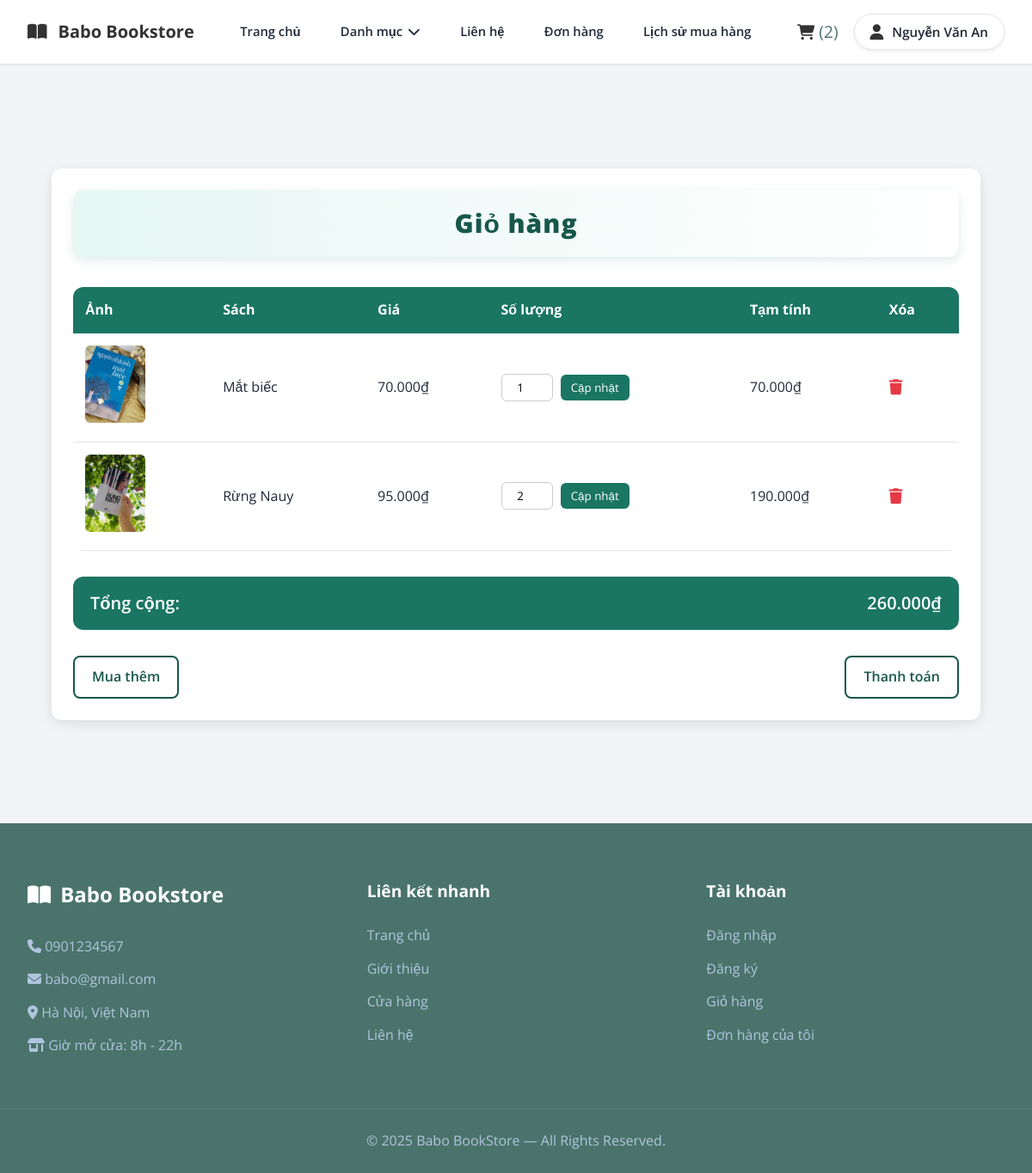
/cart.php (signed in), run on the app's committed database.
### tables this page shows
CREATE TABLE `users` (
  `user_id` int(11) NOT NULL,
  `full_name` varchar(100) NOT NULL,
  `email` varchar(150) NOT NULL,
  `password` varchar(255) NOT NULL,
  `phone` varchar(20) NOT NULL,
  `gender` enum('Nữ','Nam','Khác','') NOT NULL,
  `dob` date NOT NULL,
  `role` enum('customer','admin','','') NOT NULL,
  `created_at` datetime NOT NULL DEFAULT current_timestamp(),
  `status` enum('active','banned','','') NOT NULL,
  `reset_token` varchar(64) DEFAULT NULL,
  `token_expiry` datetime DEFAULT NULL,
  `login_attempts` int(11) DEFAULT 0,
  `last_attempt` datetime DEFAULT NULL
);

CREATE TABLE `cart_items` (
  `cart_item_id` int(11) NOT NULL,
  `cart_id` int(11) NOT NULL,
  `book_id` int(11) NOT NULL,
  `quantity` int(11) NOT NULL
);

CREATE TABLE `books` (
  `book_id` int(11) NOT NULL,
  `title` varchar(255) NOT NULL,
  `slug` varchar(255) DEFAULT NULL,
  `description` text NOT NULL,
  `publish_year` year(4) NOT NULL,
  `pages` int(11) NOT NULL,
  `weight` int(11) NOT NULL,
  `cover_type` enum('hard','soft','','') NOT NULL,
  `price` decimal(10,2) NOT NULL,
  `discounted_price` decimal(10,2) NOT NULL,
  `stock_quantity` int(11) NOT NULL,
  `category_id` int(11) NOT NULL,
  `publisher_id` int(11) NOT NULL,
  `created_at` datetime NOT NULL DEFAULT current_timestamp(),
  `updated_at` datetime NOT NULL DEFAULT current_timestamp() ON UPDATE current_timestamp(),
  `status` enum('active','hidden','','') NOT NULL
);

### cart.php (the view, shortened to what this page needs)
<?php
include 'connect.php';
$user_id = $_SESSION['user_id'] ?? 0;
$cartQuery = mysqli_query($ocon, "SELECT cart_id FROM carts WHERE user_id = $user_id");
$cart = mysqli_fetch_assoc($cartQuery);
$cart_id = $cart['cart_id'] ?? 0;
$sql = "
SELECT
    ci.cart_item_id,
    b.book_id,
    b.title,
    b.discounted_price AS price,
    ci.quantity,
    (b.discounted_price * ci.quantity) AS subtotal,
    (SELECT url FROM images WHERE book_id = b.book_id LIMIT 1) AS image
FROM cart_items ci
JOIN books b ON ci.book_id = b.book_id
WHERE ci.cart_id = $cart_id
";
$items = mysqli_query($ocon, $sql);
?>
<!DOCTYPE html>
<html lang="vi">
<head>
    <link rel="stylesheet" href="CSS/style.css">
    <link rel="stylesheet" href="CSS/cart.css">
    <link rel="stylesheet" href="https://cdnjs.cloudflare.com/ajax/libs/font-awesome/6.4.0/css/all.min.css">
</head>
<body>
<?php include 'header.php'; ?>
<div class="cart_container">
    <h2 class="cart_title">Giỏ hàng</h2>
    <?php if (mysqli_num_rows($items) == 0): ?>
        <p class="empty_cart">Giỏ hàng của bạn đang trống.</p>
    <?php else: ?>
        <table class="cart_table">
            <tr>
                <th>Ảnh</th>
                <th>Sách</th>
                <th>Giá</th>
                <th>Số lượng</th>
                <th>Tạm tính</th>
                <th>Xóa</th>
            </tr>
            <?php
                $total = 0;
                while ($row = mysqli_fetch_assoc($items)):
                    $total += $row['subtotal'];
            ?>
            <tr>
                <td><img src="<?php echo $row['image']; ?>" class="cart_img"></td>
                <td><?php echo $row['title']; ?></td>
                <td><?php echo number_format($row['price'], 0, ',', '.'); ?>₫</td>
                <td>
                    <form method="post">
                        <input type="number" name="qty" value="<?php echo $row['quantity']; ?>" min="1">
                        <button type="submit" name="update_qty" class="update_btn">
                            Cập nhật
                        </button>
                    </form>
                </td>
                <td><?php echo number_format($row['subtotal'], 0, ',', '.'); ?>₫</td>
                <td>
                    <a href="cart.php?remove=<?php echo $row['cart_item_id']; ?>" class="remove_btn"
                       onclick="return confirm('Xóa sản phẩm này?');">
                        <i class="fa fa-trash"></i>
                    </a>
                </td>
            </tr>
            <?php endwhile; ?>
        </table>
<div class="cart_bottom">
    <div class="cart_total_row">
        <span>Tổng cộng:</span>
        <span><?php echo number_format($total, 0, ',', '.'); ?>₫</span>
    </div>
    <div class="cart_buttons">
        <a href="index.php" class="more_btn">Mua thêm</a>
        <a href="checkout.php" class="checkout_btn">Thanh toán</a>
    </div>
</div>
    <?php endif; ?>
</div>
<?php include 'footer.php'; ?>
</body>
</html>

### header.php (shortened to what this page needs)
<?php
include 'connect.php';
$cart_id = 0;
$user_name = "";
if (isset($_SESSION['user_id'])) {
    $user_id = $_SESSION['user_id'];
    $user_query = mysqli_query($ocon, "SELECT full_name, role FROM users WHERE user_id = '$user_id'");
    if ($user = mysqli_fetch_assoc($user_query)) {
        $user_name = $user['full_name'];
    }
    $cart_query = mysqli_query($ocon, "SELECT cart_id FROM carts WHERE user_id = '$user_id'");
    if (mysqli_num_rows($cart_query) > 0) {
        $cart = mysqli_fetch_assoc($cart_query);
        $cart_id = $cart['cart_id'];
    } else {
        mysqli_query($ocon, "INSERT INTO carts(user_id) VALUES('$user_id')");
        $cart_id = mysqli_insert_id($ocon);
    }
}
$total_cart_items = 0;
if ($cart_id > 0) {
    $count_cart_items = mysqli_query($ocon, "SELECT * FROM cart_items WHERE cart_id = '$cart_id'");
    $total_cart_items = mysqli_num_rows($count_cart_items);
}
?>
<link rel="stylesheet" href="CSS/header.css">
<header class="user_header">
    <div class="header_1">
        <div class="user_flex">
            <a href="index.php" class="book_logo">
                <i class="fas fa-book-open"></i> Babo Bookstore
            </a>
            <nav class="navbar">
                <a href="index.php">Trang chủ</a>
                <div class="category_menu">
    <a href="javascript:void(0)" class="category_btn">Danh mục <i class="fas fa-chevron-down"></i></a>
</div>
                <a href="#">Liên hệ</a>
                <a href="order.php">Đơn hàng</a>
                <a href="purchase_history.php">Lịch sử mua hàng</a>
            </nav>
            <div class="icons">
                <a href="cart.php">
                    <i class="fas fa-shopping-cart"></i>
                    <span>(<?php echo $total_cart_items; ?>)</span>
                </a>
                <div class="user-menu">
                    <div id="user-btn" class="user_box">
    <i class="fas fa-user"></i>
    <span><?= $user_name ?: "Tài khoản" ?></span>
</div>
                </div>
            </div>
        </div>
    </div>
</header>

### CSS/style.css (style rules this page uses)
:root { --primary-color: #4a746b; --accent-color: #0b4644; --light-blue: #EFF6FF; --orange: #F59E0B; --text-color: #1F2937; --light-text: #4B5563; --white: #ffffff; --border-radius: 12px; --shadow: 0 10px 15px -3px rgba(0, 0, 0, 0.1), 0 4px 6px -2px rgba(0, 0, 0, 0.05); --transition: all 0.3s ease; }
* { margin: 0; padding: 0; box-sizing: border-box; font-family: 'Open Sans', sans-serif; text-decoration: none; list-style: none; border: none; outline: none; }
body { background-color: #f3f4f6; color: var(--text-color); line-height: 1.6; }
.user_header .header_1 { background-color: var(--white); border-bottom: 1px solid #e2e8f0; }
.user_flex { max-width: 1200px; margin: 0 auto; padding: 1rem 2rem; display: flex; align-items: center; justify-content: space-between; }
.book_logo { font-size: 1.5rem; font-weight: 700; color: var(--primary-color); display: flex; align-items: center; gap: 0.5rem; }
.user_flex .navbar { display: flex; gap: 2rem; }
.user_flex .navbar a { font-size: 1rem; color: var(--text-color); font-weight: 500; transition: var(--transition); }
.icons { display: flex; gap: 1.2rem; }
.icons a { font-size: 1.2rem; color: var(--primary-color); transition: var(--transition); }
.user_box { display: flex; align-items: center; gap: 10px; padding: 8px 18px; background: var(--white); border: 1px solid #e5e7eb; border-radius: 50px; box-shadow: 0 2px 5px rgba(0,0,0,0.08); transition: var(--transition); cursor: pointer; }
.user_box i { font-size: 1.3rem; color: var(--primary-color); }
.user_box span { font-size: 0.95rem; font-weight: 600; color: var(--text-color); white-space: nowrap; }
.user_flex .navbar { display: flex; align-items: center; gap: 1.4rem; }
.user_flex .navbar a { font-size: 0.92rem; font-weight: 600; color: var(--text-color); white-space: nowrap; transition: var(--transition); }
.category_menu .category_btn { font-size: 0.92rem !important; font-weight: 600; white-space: nowrap; }

### CSS/cart.css (style rules this page uses)
:root { --main-green: #17584b; --green-dark: #0e3c32; --green-light: #e2f3ef; }
.cart_container h2 { font-size: 30px; font-weight: 800; color: var(--main-green); text-align: center; margin-bottom: 35px; padding: 15px 20px; border-radius: 12px; background: linear-gradient(90deg, #e6f7f3, #ffffff); box-shadow: 0 4px 12px rgba(42, 127, 111, 0.15); letter-spacing: 1px; display: flex; justify-content: center; align-items: center; gap: 12px; }
.cart_container h2::before { font-size: 32px; }
.cart_container { max-width: 1150px; margin: 20px auto; padding: 0 20px; font-family: "Segoe UI", sans-serif; }
.cart_container { width: 90%; max-width: 1100px; margin: 120px auto; background: #fff; padding: 25px; border-radius: 12px; box-shadow: 0 4px 15px rgba(0,0,0,0.1); }
.cart_table { width: 100%; border-collapse: collapse; background: #fff; border-radius: 12px; overflow: hidden; }
.cart_table th { background: #1a7563; color: #fff; padding: 14px; font-size: 16px; text-align: left; }
.cart_table td { padding: 14px; border-bottom: 1px solid #e5e5e5; vertical-align: middle; }
.cart_img { width: 70px; height: 90px; object-fit: cover; border-radius: 6px; }
.cart_table input[type="number"] { width: 60px; padding: 6px 4px; border: 1px solid #ccc; border-radius: 6px; text-align: center; }
.update_btn { padding: 6px 12px; background: #1a7563; color: #fff; border: none; border-radius: 6px; cursor: pointer; margin-left: 5px; transition: 0.25s; }
.remove_btn { color: #e63946; font-size: 18px; transition: 0.25s; }
.checkout_btn { background: #fff; color: #1a7563; padding: 12px 22px; font-weight: 600; border-radius: 8px; text-decoration: none; transition: 0.3s; }
.cart_bottom { margin-top: 30px; display: flex; flex-direction: column; gap: 15px; }
.cart_total_row { display: flex; justify-content: space-between; align-items: center; font-size: 20px; font-weight: 600; padding: 15px 20px; border-radius: 12px; background: #1a7563; color: #fff; margin-bottom: 15px; }
.cart_buttons { display: flex; justify-content: space-between; align-items: center; }
.more_btn { padding: 10px 20px; background: #fff; border: 2px solid #17584b; color: #17584b; border-radius: 8px; text-decoration: none; font-weight: 600; transition: .25s; }
.checkout_btn { padding: 10px 20px; background: #fff; border: 2px solid #17584b; color: #17584b; border-radius: 8px; text-decoration: none; font-weight: 600; transition: .25s; }

### data on the page
users: full_name "Nguyễn Văn An"
cart_items: shows a picture, book.title "Mắt biếc", book.discounted_price "70.000", qty "1", subtotal "70.000"
cart_items: shows a picture, book.title "Rừng Nauy", book.discounted_price "95.000", qty "2", subtotal "190.000"

### other printed values
$total_cart_items "2"
$total "260.000"
